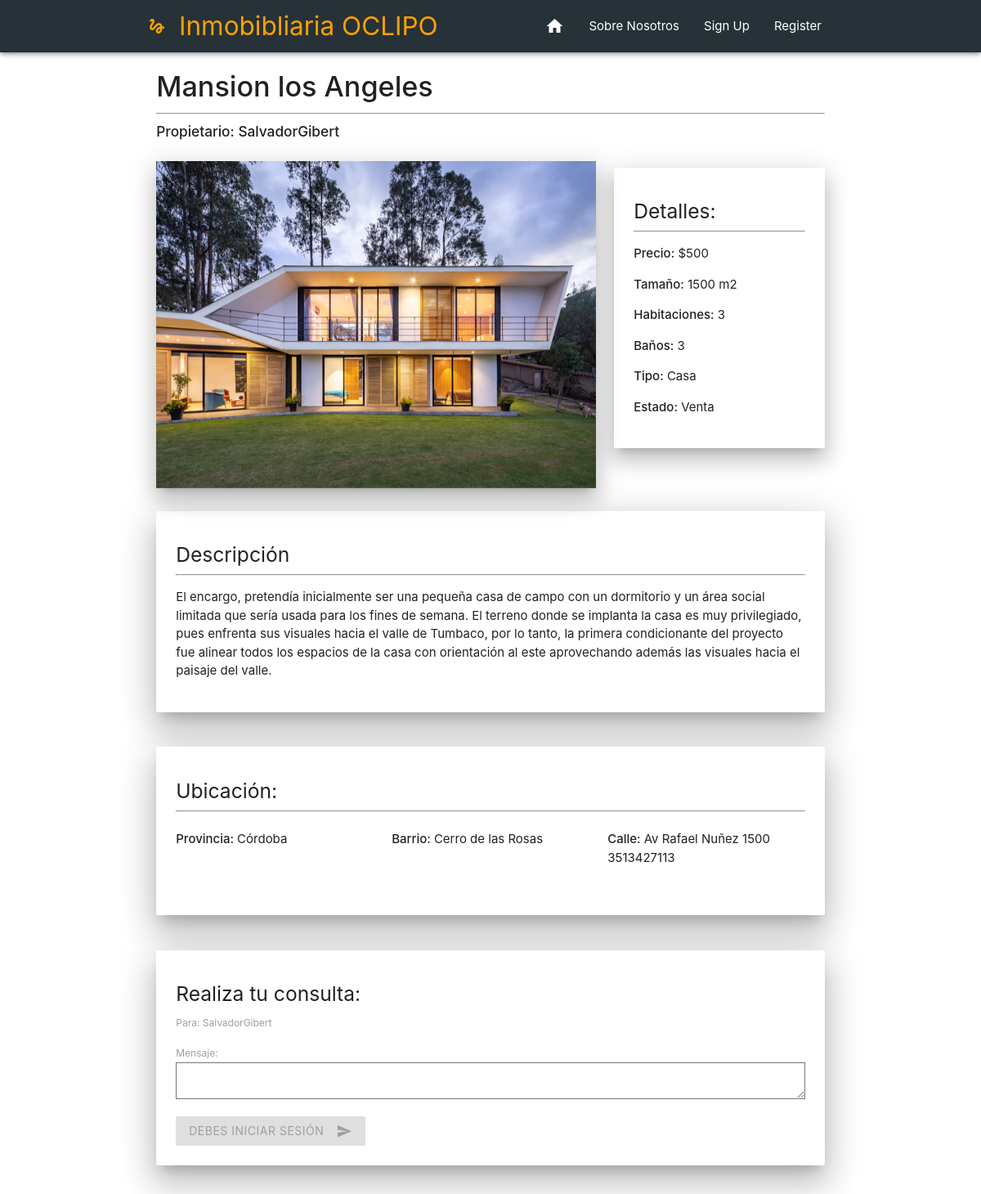
Before: /propiedad/29 with the older database file.
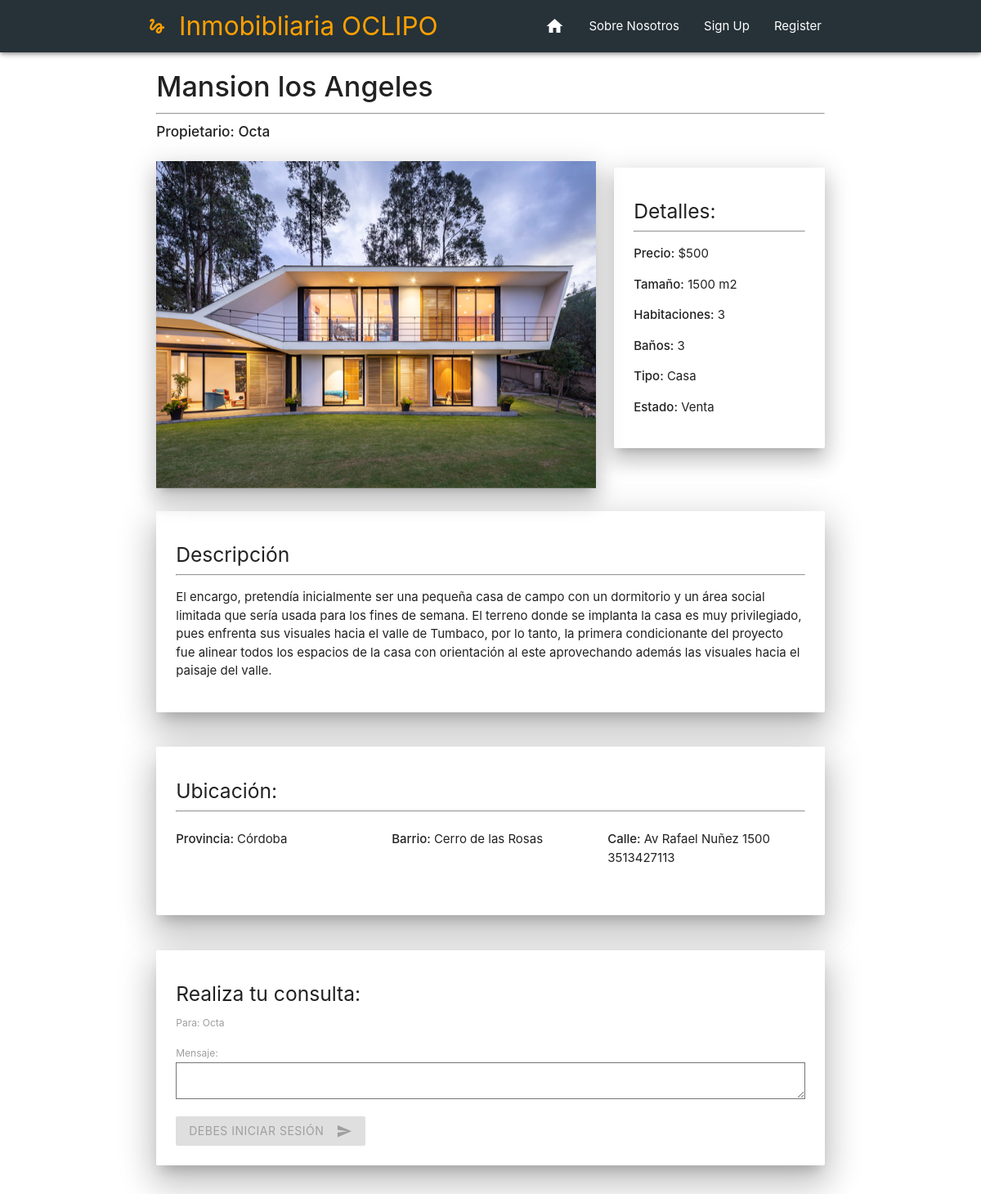
After: the same page with the newer database file.
### Inmobibliaria/models.py (models this page shows, shortened)
class Propiedad(models.Model):
    usuario = models.ForeignKey(User, on_delete=models.CASCADE, null=False)
    titulo = models.CharField(max_length=20)
    precio = models.IntegerField()
    ubicacion = models.ForeignKey('Ubicacion', on_delete=models.CASCADE, null=False)
    barrio = models.CharField(max_length=30)
    calle = models.CharField(max_length=30)
    numero = models.IntegerField()
    tipo = models.CharField(max_length=12,choices=TIPO_CHOICES)
    estado = models.CharField(max_length=8,choices=STATUS_CHOICES)
    habitaciones = models.IntegerField()
    baños = models.IntegerField()
    tamaño = models.IntegerField()
    descripcion = models.TextField(max_length=2000)
    fecha = models.DateTimeField(auto_now_add=True)

class Ubicacion(models.Model):
    provincia = models.CharField(max_length=30)

### Inmobibliaria/views.py (the view)
# urls.py: path("propiedad/<str:id>", propiedadview),
def propiedadview(request,id):
    propiedad = Propiedad.objects.get(id = id)
    imagenesLibro = Imagen.objects.filter(propiedad = propiedad)
    indiceEnCarusel = ["#one", "#two", "#three"] #El carusel necesita esos datos en el href para funcionar
    if request.method == 'POST':
        form = ComentarioModelForm(request.POST)
        current_user = get_object_or_404(User, pk = request.user.pk)
        if form.is_valid():
            created_comentario = form.save(commit=False)
            created_comentario.user = current_user
            created_comentario.propiedad = propiedad
            if created_comentario.user != created_comentario.propiedad.usuario:
                created_comentario.save()
                subject = "Has recibido una consulta de tu propiedad " + propiedad.titulo
                message = "De: " + created_comentario.user.username + "\nCorreo: "+ created_comentario.user.email + "\n" + created_comentario.mensaje
                email_from = settings.EMAIL_HOST_USER
                recipient_list = [propiedad.usuario.email]
                send_mail(subject, message, email_from, recipient_list)
                messages.success(request, f'Tu consulta ha sido enviada!')
                return redirect('/')
            else:
                messages.success(request, f'No puedes consultar una propiedad tuya')
    else:
        form = ComentarioModelForm()
    return render(request,"Inmobibliaria/propiedad.html",{"propiedad":propiedad, "imagenes": imagenesLibro,"indiceEnCarusel":indiceEnCarusel,"host": request.get_host(),"form":form})

### Inmobibliaria/forms.py
class ComentarioModelForm(forms.ModelForm):
	class Meta:
		model = Comentario
		fields = ['mensaje']

### Inmobibliaria/templatetags/index.py (called while the page is built)
@register.filter
def index(indexable, i):
    return indexable[i]

### Inmobibliaria/templates/Inmobibliaria/propiedad.html (shortened to what this page needs)
{% extends 'Inmobibliaria/base.html' %}
{% block content %}
<div class="container">
<div class="row">
    <div class="col s12 m12">
        <h4><strong>{{propiedad.titulo}}</strong></h4><hr>
        <h6><strong> Propietario: {{propiedad.usuario}}</strong></h6>
    </div>
</div>
<div class="row">
    <div class="col s12 m8">
        <div class="carousel carousel-slider z-depth-4">
        {% load index %}
        {% for imagen in imagenes %}
        <a class="carousel-item " href="{{ indiceEnCarusel|index:forloop.counter0 }}"><img src = "http://{{ host }}/media/{{ imagen.foto }}" width="100%" height="400"></a>
        {% endfor %}
        </div>
    </div>
    <div class="col s12 m4">
        <div class="card-panel z-depth-4">
        <h5>Detalles: </h5><hr>
        <p><strong>Precio:</strong> ${{propiedad.precio}}</p>
        <p><strong>Tamaño:</strong> {{propiedad.tamaño}} m2</p>
        <p><strong>Habitaciones:</strong> {{propiedad.habitaciones}}</p>
        <p><strong>Baños:</strong> {{propiedad.baños}}</p>
        <p><strong>Tipo:</strong> {{propiedad.tipo}}</p>
        <p><strong>Estado:</strong> {{propiedad.estado}}</p>
      </div>
    </div>
</div>
<div class="row">
    <div class="col s12 m12">
        <div class="card-panel white z-depth-5">
        <h5>Descripción</h5><hr>
        <p>{{propiedad.descripcion}}</p>
      </div>
    </div>
</div>
<div class="row">
    <div class="col s12 m12">
        <div class="card-panel white z-depth-5">
            <h5>Ubicación:</h5><hr>
            <div class="row">
            <div class="col s12 m4">
                <p><strong>Provincia: </strong>{{propiedad.ubicacion.provincia}}</p>
            </div>
            <div class="col s12 m4">
                <p><strong>Barrio: </strong>{{propiedad.barrio}}</p>
            </div>
            <div class="col s12 m4">
                <p><strong>Calle: </strong>{{propiedad.calle}} {{propiedad.numero}}</p>
            </div>
            </div>
        </div>
    </div>
</div>
<div class="row">
    <div class="col s12 m12">
        <div class="card-panel white z-depth-5">
            <h5>Realiza tu consulta:</h5>
            <label>Para: {{propiedad.usuario}}</label>
            <form method="post">
                {{ form.as_p }}
                {% if user.is_authenticated %}
                    <button class="btn waves-effect waves-light" type="submit" id="submit">Solicitar Información<i
                    class="material-icons right">send</i></button>
                {% else %}
                    <button class="btn waves-effect waves-light disabled" type="submit" id="submit">Debes iniciar sesión<i
                    class="material-icons right">send</i></button>
                {% endif %}
            </form>
        </div>
    </div>
</div>
{% endblock %}

Changed rows visible on the page:
changed Propiedad "Mansion los Angeles": usuario "SalvadorGibert" → "Octa"
